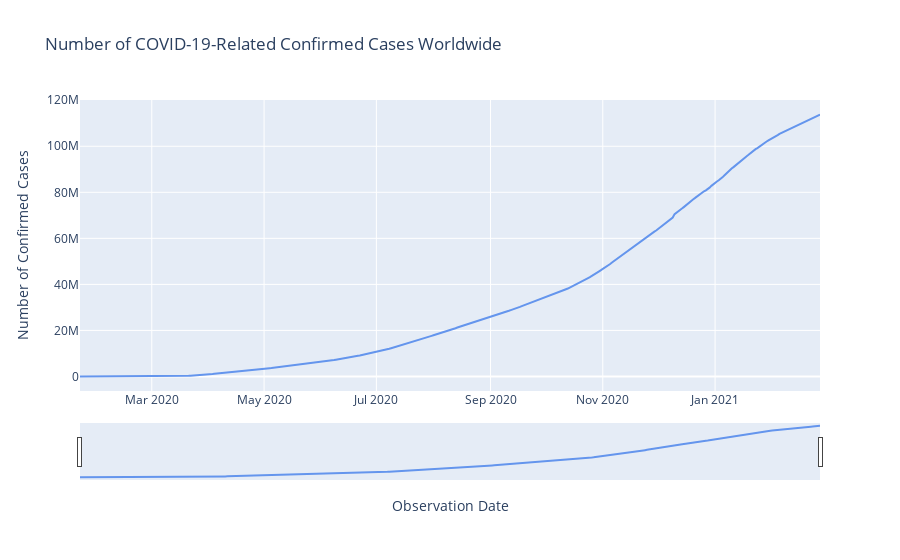

Here is the notebook cell this chart was saved with:
### Markdown cell above
Since the number of confirmed cases is the sum of the number of deaths, recoveries, and active cases, it warrants its own separate line graph.

<i>Note that this is an interactive line graph. Hovering on the curve or adjusting the range slider allows for a more granular look at the data.</i>

### Code cell
fig = go.Figure()

fig.add_trace(go.Scatter(x = agg_confirmed_date['ObservationDate'],
                    y = agg_confirmed_date['Confirmed'],
                    name = 'Confirmed Cases',
                    marker_color = 'cornflowerblue'))

fig.update_layout(xaxis_rangeslider_visible = True,
                 title = "Number of COVID-19-Related Confirmed Cases Worldwide",
                 xaxis_title = "Observation Date",
                 yaxis_title = "Number of Confirmed Cases")

fig.show()

### Figure 1 — Plotly figure (JSON) as saved in the notebook; plotly's stock layout.template omitted (floating-point values rounded to 4 significant figures; data arrays with more than 128 entries replaced by an {"elided": "..."} marker saying what was removed)
{"data": [{"marker": {"color": "cornflowerblue"}, "name": "Confirmed Cases", "type": "scatter", "x": {"elided": "403 str values"}, "y": {"elided": "403 int values"}}], "layout": {"title": {"text": "Number of COVID-19-Related Confirmed Cases Worldwide"}, "xaxis": {"rangeslider": {"visible": true}, "title": {"text": "Observation Date"}}, "yaxis": {"title": {"text": "Number of Confirmed Cases"}}}}
